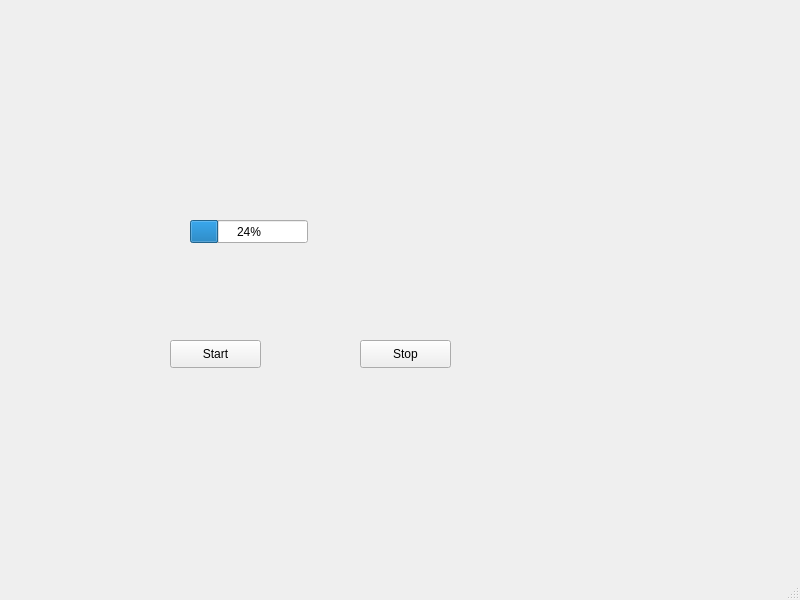
<?xml version="1.0" encoding="UTF-8"?>
<ui version="4.0">
 <class>MainWindow</class>
 <widget class="QMainWindow" name="MainWindow">
  <property name="geometry">
   <rect>
    <x>0</x>
    <y>0</y>
    <width>800</width>
    <height>600</height>
   </rect>
  </property>
  <property name="windowTitle">
   <string>MainWindow</string>
  </property>
  <widget class="QWidget" name="centralwidget">
   <widget class="QProgressBar" name="progressBar">
    <property name="geometry">
     <rect>
      <x>190</x>
      <y>220</y>
      <width>118</width>
      <height>23</height>
     </rect>
    </property>
    <property name="value">
     <number>24</number>
    </property>
   </widget>
   <widget class="QPushButton" name="btnStart">
    <property name="geometry">
     <rect>
      <x>170</x>
      <y>340</y>
      <width>91</width>
      <height>28</height>
     </rect>
    </property>
    <property name="text">
     <string>Start</string>
    </property>
   </widget>
   <widget class="QPushButton" name="btnStop">
    <property name="geometry">
     <rect>
      <x>360</x>
      <y>340</y>
      <width>91</width>
      <height>28</height>
     </rect>
    </property>
    <property name="text">
     <string>Stop</string>
    </property>
   </widget>
  </widget>
  <widget class="QMenuBar" name="menubar">
   <property name="geometry">
    <rect>
     <x>0</x>
     <y>0</y>
     <width>800</width>
     <height>25</height>
    </rect>
   </property>
  </widget>
  <widget class="QStatusBar" name="statusbar"/>
 </widget>
 <resources/>
 <connections/>
</ui>
